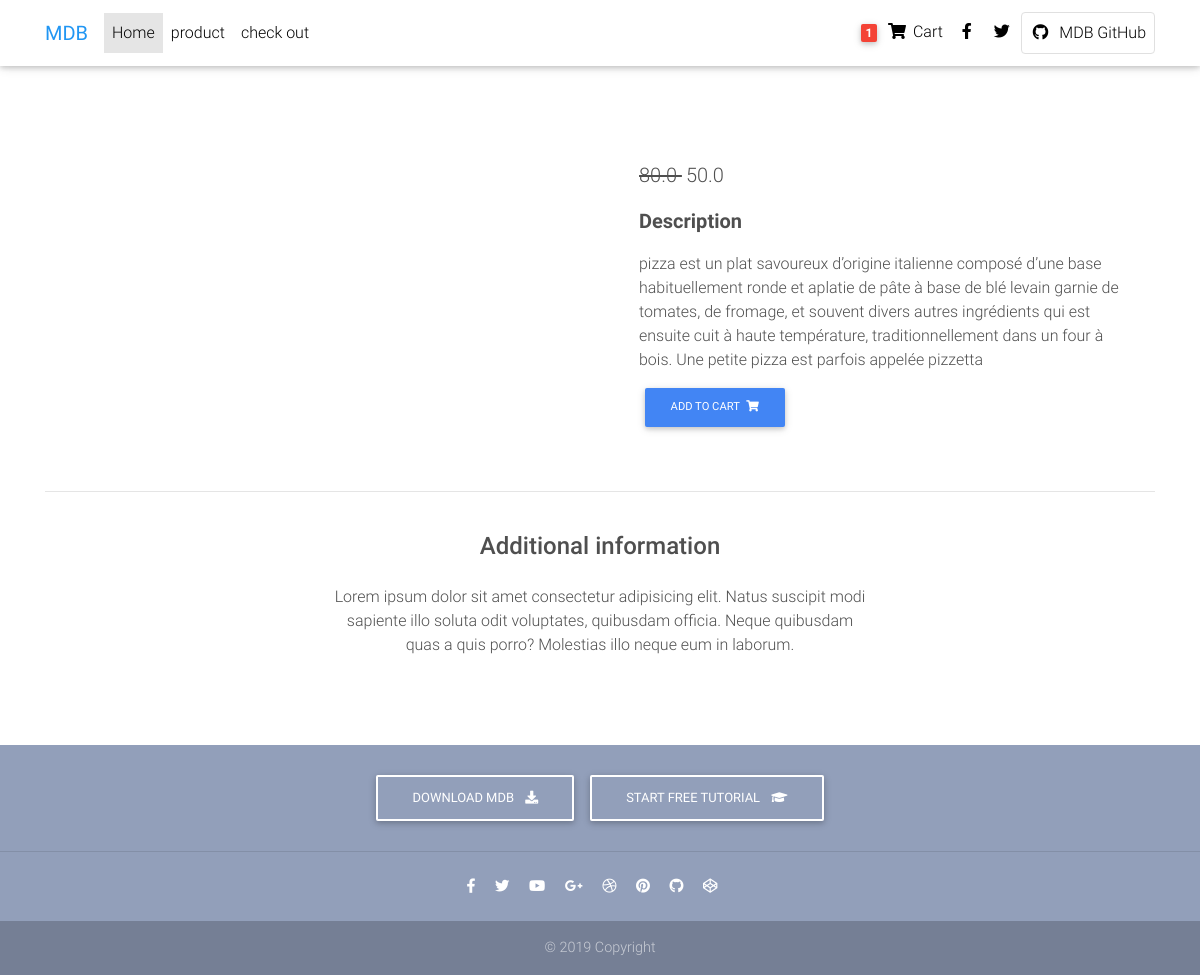
Page /product/pizza/ on the committed database.
### core/models.py (models this page shows, shortened)
class Product(models.Model):
    title = models.CharField(max_length=100)
    price = models.FloatField()
    discount_price = models.FloatField(blank=True, null=True)
    category = models.ForeignKey(Category, blank=True, null=True, on_delete=models.CASCADE)
    subcategory = models.ForeignKey(SubCategory, blank=True, null=True, on_delete=models.CASCADE)
    slug = models.SlugField(blank=True)
    photo = models.ImageField(upload_to="gallery",default="gallery/food.png")
    description = models.TextField(default="No description available for this product")
    additional_items = models.ManyToManyField(AdditionalItem, blank=True, null=True)
    def get_add_to_cart_url(self):
        return reverse("core:add_to_cart", kwargs={'slug': self.slug})

### core/views.py (the view)
# urls.py: path('product/<slug>/', ProductDetail.as_view(), name='product'),
class ProductDetail(DetailView):
    model = Product

### templates/core/product_detail.html (shortened to what this page needs)
{% extends "core/basic.html" %}
{% block content %}
  <nav class="navbar fixed-top navbar-expand-lg navbar-light white scrolling-navbar">
    <div class="container">
      <a class="navbar-brand waves-effect" href="https://mdbootstrap.com/docs/jquery/" target="_blank">
        <strong class="blue-text">MDB</strong>
      </a>
      <div class="collapse navbar-collapse" id="navbarSupportedContent">
        <ul class="navbar-nav mr-auto">
          <li class="nav-item active">
            <a class="nav-link waves-effect" href="/">Home
            </a>
          </li>
          <li class="nav-item">
            <a class="nav-link waves-effect" href="/product/">product</a>
          </li>
          <li class="nav-item">
            <a class="nav-link waves-effect" href="/check_out/">check out
              </a>
          </li>
        </ul>
        <ul class="navbar-nav nav-flex-icons">
          <li class="nav-item">
            <a class="nav-link waves-effect">
              <span class="badge red z-depth-1 mr-1"> 1 </span>
              <i class="fas fa-shopping-cart"></i>
              <span class="clearfix d-none d-sm-inline-block"> Cart </span>
            </a>
          </li>
          <li class="nav-item">
            <a href="https://www.facebook.com/mdbootstrap" class="nav-link waves-effect" target="_blank">
              <i class="fab fa-facebook-f"></i>
            </a>
          </li>
          <li class="nav-item">
            <a href="https://twitter.com/MDBootstrap" class="nav-link waves-effect" target="_blank">
              <i class="fab fa-twitter"></i>
            </a>
          </li>
          <li class="nav-item">
            <a href="https://github.com/mdbootstrap/bootstrap-material-design" class="nav-link border border-light rounded waves-effect"
              target="_blank">
              <i class="fab fa-github mr-2"></i>MDB GitHub
            </a>
          </li>
        </ul>
      </div>
    </div>
  </nav>
  <main class="mt-5 pt-4">
    <div class="container dark-grey-text mt-5">
      <div class="row wow fadeIn">
        <div class="col-md-6 mb-4">
        </div>
        <div class="col-md-6 mb-4">
          <div class="p-4">
            <p class="lead">
              <span class="mr-1">
                <del>
                  {% if object.discount_price %}
                  {{object.price}}
                  {% endif %}
                </del>
              </span>
              <span>
                {% if object.discount_price %}
                  {{object.discount_price}}
                {% else %}
                    {{object.price}}
                {% endif %}
            </span>
            </p>
            <p class="lead font-weight-bold">Description</p>
            <p>{{object.description}}</p>
            <a href="{{object.get_add_to_cart_url}}" class="btn btn-primary btn-md my-0 p">Add to cart
              <i class="fas fa-shopping-cart ml-1"></i>
            </a>
          </div>
        </div>
      </div>
      <hr>
      <div class="row d-flex justify-content-center wow fadeIn">
        <div class="col-md-6 text-center">
          <h4 class="my-4 h4">Additional information</h4>
          <p>Lorem ipsum dolor sit amet consectetur adipisicing elit. Natus suscipit modi sapiente illo soluta odit
            voluptates,
            quibusdam officia. Neque quibusdam quas a quis porro? Molestias illo neque eum in laborum.</p>
        </div>
      </div>
      <div class="row wow fadeIn">
        <div class="col-lg-4 col-md-12 mb-4">
        </div>
        <div class="col-lg-4 col-md-6 mb-4">
        </div>
        <div class="col-lg-4 col-md-6 mb-4">
        </div>
      </div>
    </div>
  </main>
{% endblock content %}

### rows in the picture
Product: price "80.0", discount_price "50.0", description "pizza est un plat savoureux d’origine italienne composé d’une base habituellement ronde et aplatie de pâte à base de blé levain garnie de tomates, de fromage, et souvent divers autres ingrédients qui est ensuite cuit à haute température, traditionnellement dans un four à bois. Une petite pizza est parfois appelée pizzetta"
